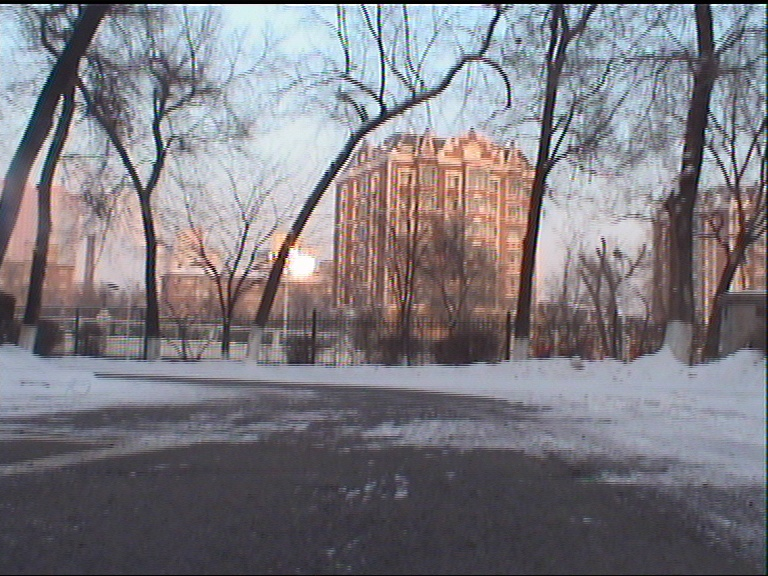
//> input picture TestOpenCV/38.jpg, 768 x 576 px
$ ./CannyEdgeDetection   (built with g++ and OpenCV 4)
//> lines starting //> are read from the running program, lines starting //| are printed output that depends on the picture
/**************
 *	声明模块  *
 **************/
#include <cv.h>
#include <highgui.h>
#include <stdio.h>
#include <stdlib.h>
#include <opencv2/opencv.hpp>
#include <iostream>
#include <cmath>

int lowThreshold      =  80;
int max_lowThreshold  = 100;

int main(){
	CvSize size;
	size.width  = 768;
	size.height = 576;
	IplImage* img = cvCreateImageHeader(size,IPL_DEPTH_8U,3);
	IplImage* src_gray = cvCreateImage(size,IPL_DEPTH_8U,1);
	IplImage* detected_edges = cvCreateImage(size,IPL_DEPTH_8U,1);

	int edgeThresh = 1;

	int ratio = 3;
	int kernel_size = 3;
	char* window_name = "Edge Map";

	cvNamedWindow( "src", CV_WINDOW_AUTOSIZE );
	cvNamedWindow( window_name, CV_WINDOW_AUTOSIZE );
	while (1){
		img = cvLoadImage("38.jpg");
//> img is the input picture: 576 rows x 768 cols, CV_8UC3; mean B, G, R 128, 121.6, 124.5
		IplImage *t = cvCloneImage(img);

		cvCvtColor( img, src_gray, CV_BGR2GRAY);
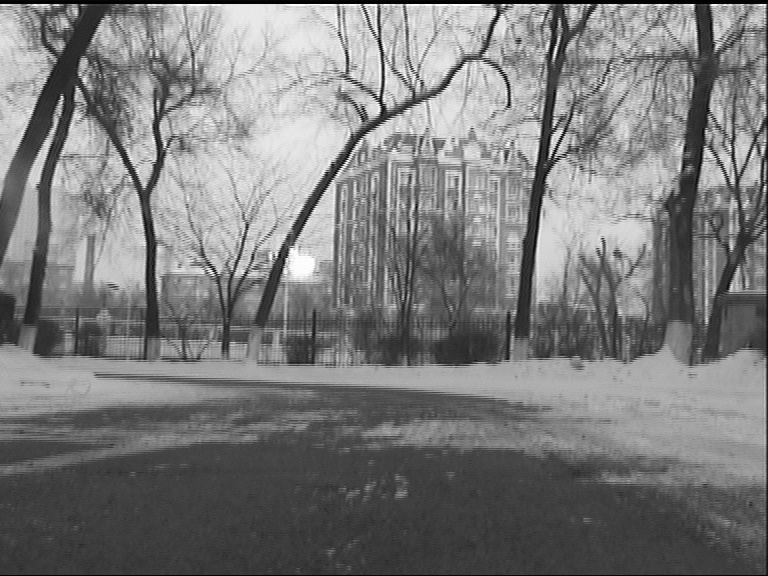
//> src_gray: 576 rows x 768 cols, CV_8UC1; min 0, max 255, mean 123.2
		cvCanny( src_gray, detected_edges, lowThreshold , max_lowThreshold , kernel_size );
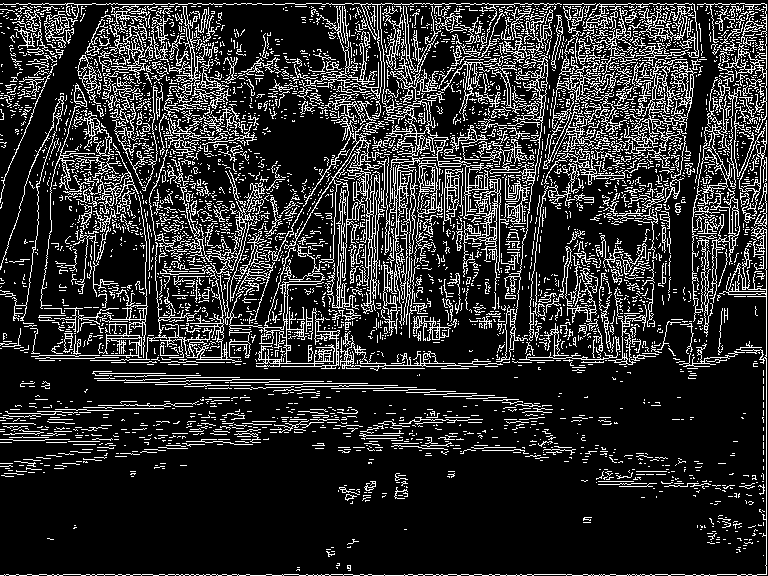
//> detected_edges: 576 rows x 768 cols, CV_8UC1; 17.6% white in thin lines or dots
		cvFlip(detected_edges);
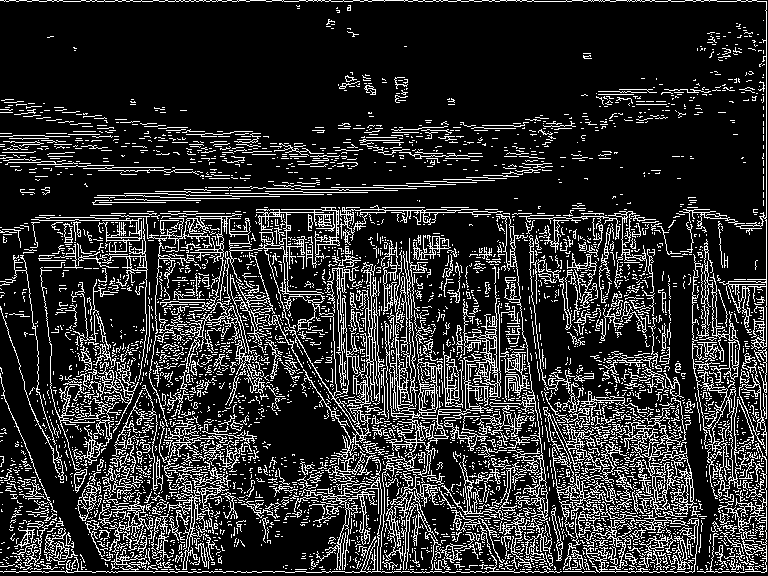
//> detected_edges: 576 rows x 768 cols, CV_8UC1; 17.6% white in thin lines or dots
		cvShowImage( "src", img );
		cvShowImage( window_name, detected_edges );

		cvReleaseImage( &t);
		int c = cvWaitKey(33);
//> the Esc key is pressed
		if(c=='p'){
			c = 0;
			while(c != 'p' && c !=27){
				c = cvWaitKey(250);
			}
		}
		if(c==27)
			return 0;
//> (the program exits here)

$ run again, with TestOpenCV/1.jpg copied over TestOpenCV/38.jpg
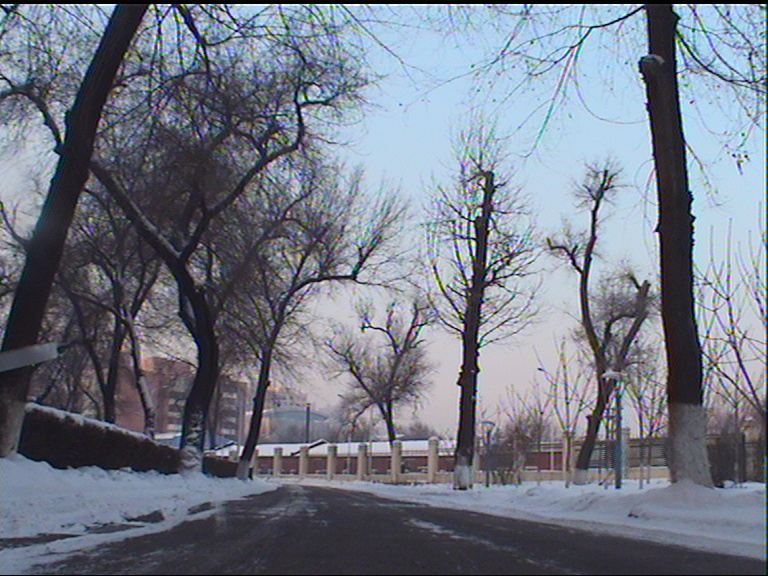
//> input picture TestOpenCV/1.jpg, 768 x 576 px
//> img is the input picture: 576 rows x 768 cols, CV_8UC3; mean B, G, R 134, 121.3, 114.9
//> `cvCanny( src_gray, detected_edges, lowThreshold , max_lowThreshold , k..`:
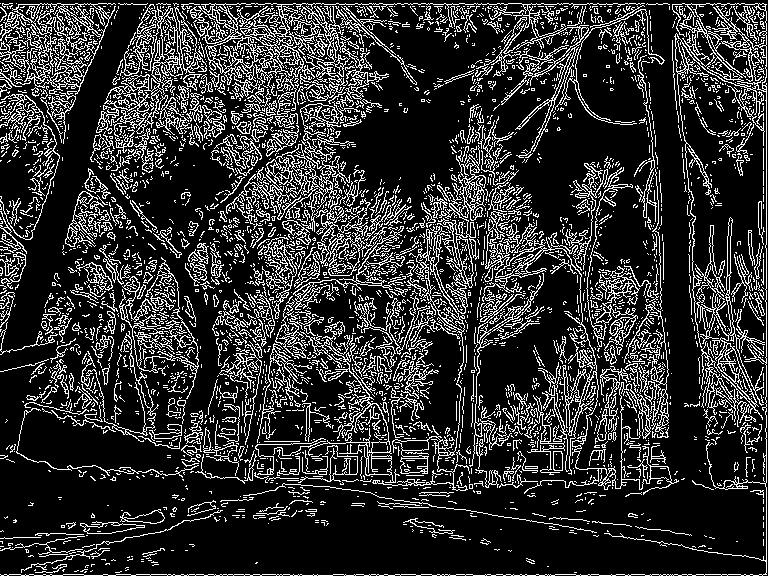
//> detected_edges: 576 rows x 768 cols, CV_8UC1; 19% white in thin lines or dots
//> `cvFlip(detected_edges);`:
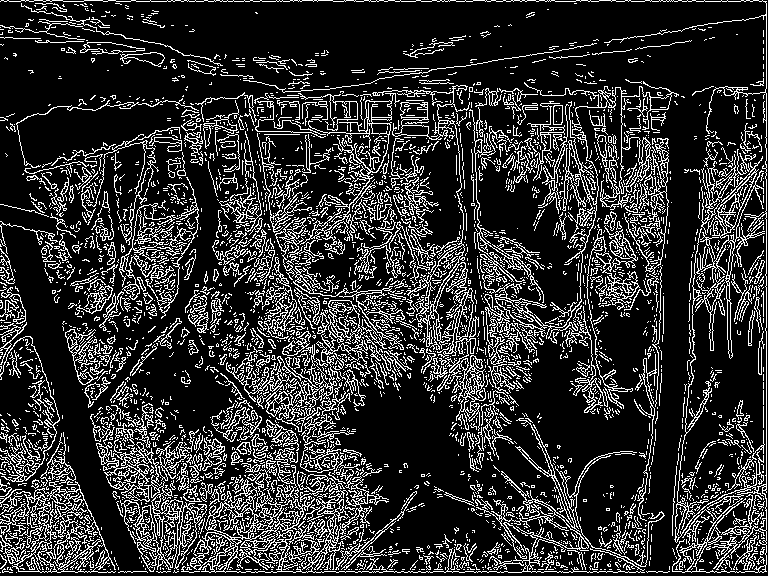
//> detected_edges: 576 rows x 768 cols, CV_8UC1; 19% white in thin lines or dots
